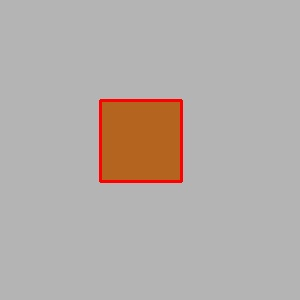
#> input picture data/outputs/synthetic_annotated.jpg, 300 x 300 px
$ python main.py ../data/outputs/synthetic_annotated.jpg
#> lines starting #> are read from the running program, lines starting #| are printed output that depends on the picture; after the words box and inside, x2 and y2 are one past the last pixel; in counts of white or black regions, pixels touching at a corner belong together
### app/validation.py
"""Input Validation Safety Layer for CementSight AI.

Validates industrial equipment images at the application boundary prior to invoking
the OpenCV vision inspection pipeline (vision/inspection.py).

Minimum Dimensions Rationale:
- Real industrial equipment images are 1920x1080.
- Unit and robustness test images are typically 200x200 to 300x300 pixels.
- Empirical testing showed that tiny images (e.g., 32x32) lack sufficient spatial resolution
  and lead to unstable high-corrosion false positives (e.g., 34.86% spurious CRITICAL).
- Therefore, a defensible minimum size threshold of 128x128 pixels is enforced to ensure
  reliable feature extraction and ROI mask segmentation without rejecting valid test inputs.
- Note: This threshold ensures input sanity but does not guarantee inspection accuracy.
"""

import os
import cv2
import numpy as np
from typing import Tuple, Union, Optional

# Minimum dimensions required for reliable industrial equipment inspection
MIN_WIDTH: int = 128
MIN_HEIGHT: int = 128


def validate_image_input(image_path_or_array: Union[str, np.ndarray, None]) -> Tuple[bool, Optional[np.ndarray], str]:
    """Validates an image path or numpy array before inspection.

    Checks:
    1. Input is not None / empty.
    2. If string path, file exists and can be read by cv2.imread.
    3. If numpy array, it is valid and non-empty.
    4. Image dimensions meet or exceed MIN_WIDTH x MIN_HEIGHT (128x128).

    Returns:
        (is_valid, decoded_image_array, error_message)
    """
    if image_path_or_array is None:
        return False, None, "Image input is None or missing."

    img = None
    if isinstance(image_path_or_array, str):
        if not os.path.exists(image_path_or_array):
            return False, None, f"Image path '{image_path_or_array}' does not exist."
        try:
            img = cv2.imread(image_path_or_array)
        except Exception as e:
            return False, None, f"Failed to read image file '{image_path_or_array}': {str(e)}"
        if img is None:
            return False, None, f"Failed to decode image from path '{image_path_or_array}'. File may be corrupt or not a valid image format."
    elif isinstance(image_path_or_array, np.ndarray):
        if image_path_or_array.size == 0:
            return False, None, "Image numpy array is empty."
        img = image_path_or_array.copy()
    else:
        return False, None, f"Invalid image input type: {type(image_path_or_array)}. Expected file path string or numpy array."

    # Check dimensions
    if img.ndim < 2 or img.shape[0] == 0 or img.shape[1] == 0:
        return False, None, "Image has invalid shape or zero dimensions."

    height, width = img.shape[:2]
    if width < MIN_WIDTH or height < MIN_HEIGHT:
        return False, None, (
            f"Image dimensions ({width}x{height}) are below the minimum required "
            f"inspection threshold ({MIN_WIDTH}x{MIN_HEIGHT} pixels). Unsuitable for reliable inspection."
        )

    return True, img, ""

### vision/inspection.py
import cv2
import numpy as np


def compute_foreground_roi_mask(img, output_roi_path=None):
    """Computes a classical OpenCV foreground ROI mask based on structural edges,

    gradients, and morphological grouping of equipment/pipe boundaries.
    Includes safeguards against full-frame, tiny contours, and low-extent hollow blobs.
    """
    height, width = img.shape[:2]
    total_pixels = height * width

    gray = cv2.cvtColor(img, cv2.COLOR_BGR2GRAY)
    blurred = cv2.GaussianBlur(gray, (5, 5), 0)

    # Canny edge detection for structural equipment/pipe edges
    edges = cv2.Canny(blurred, 50, 150)

    # Morphological operations to group structural edges into solid foreground equipment regions
    close_kernel = cv2.getStructuringElement(cv2.MORPH_RECT, (9, 9))
    dilate_kernel = cv2.getStructuringElement(cv2.MORPH_RECT, (5, 5))

    closed = cv2.morphologyEx(edges, cv2.MORPH_CLOSE, close_kernel)
    dilated = cv2.dilate(closed, dilate_kernel, iterations=1)

    # Find external contours of structural equipment regions
    contours, _ = cv2.findContours(dilated, cv2.RETR_EXTERNAL, cv2.CHAIN_APPROX_SIMPLE)

    roi_mask = np.zeros((height, width), dtype=np.uint8)
    min_roi_area = int(total_pixels * 0.001)  # Reject tiny components (<0.1% of image)

    roi_components_total = 0
    roi_rejection_audit = []

    for cnt in contours:
        area = cv2.contourArea(cnt)
        if area < min_roi_area:
            continue

        x, y, w, h = cv2.boundingRect(cnt)
        roi_components_total += 1

        # Safeguard: Reject contours that span essentially the entire frame (giant frame rejection)
        is_frame_spanning = (
            (w >= 0.85 * width and h >= 0.85 * height) or
            (area > 0.70 * total_pixels)
        )
        if is_frame_spanning:
            continue

        # Extent / fill-ratio filter: extent = contour_area / bounding_box_area
        bb_area = float(w * h)
        extent = float(area) / bb_area if bb_area > 0 else 0.0

        if extent < 0.15:
            roi_rejection_audit.append({
                "box": (int(x), int(y), int(w), int(h)),
                "extent": round(extent, 3),
                "area": area
            })
            continue

        # Draw valid equipment ROI component onto mask
        cv2.drawContours(roi_mask, [cnt], -1, 255, -1)

    # Fallback for synthetic plain images where edge density might be low
    if np.sum(roi_mask > 0) == 0:
        roi_mask.fill(255)

    if output_roi_path is not None:
        cv2.imwrite(output_roi_path, roi_mask)

    return roi_mask, roi_components_total, roi_rejection_audit


def inspect_corrosion(image_path_or_array, output_annotated_path=None, output_roi_path=None, use_roi=True):
    """Inspects an industrial image for corrosion (rust/staining) using classical OpenCV,

    with optional classical foreground pipe/equipment ROI segmentation and extent filtering.

    Thresholds for recommendation:
    - PASS: corrosion_percentage < 2.0%
    - WARNING: 2.0% <= corrosion_percentage < 10.0%
    - CRITICAL: corrosion_percentage >= 10.0%

    Returns:
        dict containing image dimensions, pixel count, percentage, region count,
        bounding boxes, and recommendation, along with diagnostic mask metrics and ROI audit.
    """
    if isinstance(image_path_or_array, str):
        img = cv2.imread(image_path_or_array)
        if img is None:
            raise FileNotFoundError(f"Could not load image from {image_path_or_array}")
    else:
        img = image_path_or_array.copy()

    height, width = img.shape[:2]
    total_pixels = height * width

    # Step 1: Compute foreground ROI mask if enabled
    roi_components_total = 0
    roi_rejection_audit = []
    if use_roi:
        roi_mask, roi_components_total, roi_rejection_audit = compute_foreground_roi_mask(img, output_roi_path=output_roi_path)
    else:
        roi_mask = np.full((height, width), 255, dtype=np.uint8)

    foreground_roi_pixels = int(np.sum(roi_mask > 0))
    foreground_roi_coverage_percentage = (foreground_roi_pixels / total_pixels) * 100.0

    # Step 2: Apply gentle Gaussian blur to reduce high-frequency texture noise
    blurred = cv2.GaussianBlur(img, (5, 5), 0)

    # Convert to HSV color space for robust color segmentation of rust/orange-brown tones
    hsv = cv2.cvtColor(blurred, cv2.COLOR_BGR2HSV)

    # Define refined color range for rust / corrosion in HSV
    lower_rust = np.array([5, 50, 50], dtype=np.uint8)
    upper_rust = np.array([25, 255, 255], dtype=np.uint8)

    raw_hsv_mask = cv2.inRange(hsv, lower_rust, upper_rust)
    raw_hsv_mask_pixels = int(np.sum(raw_hsv_mask > 0))
    raw_hsv_mask_percentage = (raw_hsv_mask_pixels / total_pixels) * 100.0

    # Step 3: Restrict corrosion detection using foreground ROI mask
    restricted_hsv_mask = cv2.bitwise_and(raw_hsv_mask, roi_mask)
    restricted_mask_pixels = int(np.sum(restricted_hsv_mask > 0))
    restricted_mask_percentage = (restricted_mask_pixels / total_pixels) * 100.0

    # Step 4: Morphological operations on restricted mask to clean noise and bridge fragmented corrosion spots
    open_kernel = cv2.getStructuringElement(cv2.MORPH_RECT, (5, 5))
    close_kernel = cv2.getStructuringElement(cv2.MORPH_RECT, (7, 7))

    mask = cv2.morphologyEx(restricted_hsv_mask, cv2.MORPH_OPEN, open_kernel)
    mask = cv2.morphologyEx(mask, cv2.MORPH_CLOSE, close_kernel)
    post_morph_pixels = int(np.sum(mask > 0))
    post_morph_mask_percentage = (post_morph_pixels / total_pixels) * 100.0

    # Step 5: Contour analysis to find distinct corrosion regions and filter tiny false-positive noise
    contours, _ = cv2.findContours(mask, cv2.RETR_EXTERNAL, cv2.CHAIN_APPROX_SIMPLE)

    # Dynamic minimum contour area based on image dimensions to suppress tiny background artifacts
    min_contour_area = max(100, int(total_pixels * 0.0002))

    valid_contours = []
    filtered_mask = np.zeros_like(mask)
    rejection_audit = []

    for cnt in contours:
        area = cv2.contourArea(cnt)
        if area < min_contour_area:
            rejection_audit.append({"reason": "Below min_contour_area", "area": area})
            continue

        x, y, w, h = cv2.boundingRect(cnt)

        # REJECTION RULE: Reject giant frame-spanning or near-frame-spanning background contours.
        is_frame_spanning = (
            (w >= 0.85 * width and h >= 0.85 * height) or
            (area > 0.70 * total_pixels)
        )
        if is_frame_spanning:
            rejection_audit.append({"reason": "Frame-spanning giant contour", "area": area, "box": (x, y, w, h)})
            continue

        valid_contours.append(cnt)
        cv2.drawContours(filtered_mask, [cnt], -1, 255, -1)

    # Recalculate corrosion pixels and percentage based on valid filtered regions
    corrosion_pixels = int(np.sum(filtered_mask > 0))
    corrosion_percentage = (
        (corrosion_pixels / total_pixels) * 100.0 if total_pixels > 0 else 0.0
    )

    bounding_boxes = []
    annotated_img = img.copy()

    for cnt in valid_contours:
        x, y, w, h = cv2.boundingRect(cnt)
        bounding_boxes.append((int(x), int(y), int(w), int(h)))
        cv2.rectangle(annotated_img, (x, y), (x + w, y + h), (0, 0, 255), 2)

    region_count = len(bounding_boxes)

    # Determine recommendation based on documented thresholds
    if corrosion_percentage < 2.0:
        recommendation = "PASS"
    elif corrosion_percentage < 10.0:
        recommendation = "WARNING"
    else:
        recommendation = "CRITICAL"

    if output_annotated_path is not None:
        cv2.imwrite(output_annotated_path, annotated_img)

    return {
        "dimensions": {"width": width, "height": height},
        "total_pixels": total_pixels,
        "raw_hsv_mask_percentage": round(raw_hsv_mask_percentage, 2),
        "foreground_roi_coverage_percentage": round(foreground_roi_coverage_percentage, 2),
        "restricted_mask_percentage": round(restricted_mask_percentage, 2),
        "post_morph_mask_percentage": round(post_morph_mask_percentage, 2),
        "corrosion_pixel_count": corrosion_pixels,
        "corrosion_percentage": round(corrosion_percentage, 2),
        "region_count": region_count,
        "bounding_boxes": bounding_boxes,
        "recommendation": recommendation,
        "roi_components_total": roi_components_total,
        "roi_rejection_audit": roi_rejection_audit,
        "rejection_audit": rejection_audit,
    }

### agent/decision.py
"""Deterministic Agentic Decision Layer for CementSight AI.

Consumes structured inspection results from the vision pipeline (vision/inspection.py)
and applies deterministic rules to determine operational decisions (CRITICAL, WARNING, PASS),
proposed actions, approval requirements, and detailed reasoning without LLMs, randomness,
or external network calls.
"""

from dataclasses import dataclass, field, asdict
from typing import Dict, Any, Optional, Union
import cv2
import numpy as np

from vision.inspection import inspect_corrosion

# Clear constants for decision thresholds matching vision/inspection.py
CRITICAL_THRESHOLD: float = 10.0
WARNING_THRESHOLD: float = 2.0


@dataclass
class InspectionDecision:
    """Structured decision output produced by the CementSight agent layer."""
    decision: str  # "CRITICAL" | "WARNING" | "PASS"
    action: str
    approval_required: bool
    reason: str
    inspection_summary: Dict[str, Any] = field(default_factory=dict)

    def to_dict(self) -> Dict[str, Any]:
        """Convert decision dataclass to dictionary format."""
        return asdict(self)


def evaluate_inspection(report: Optional[Dict[str, Any]]) -> InspectionDecision:
    """Evaluates a vision inspection report deterministically and produces an agent decision.

    Consumes inspection output containing corrosion_percentage, region_count, recommendation, etc.
    Safely handles malformed or missing data by falling back to safe defaults.
    """
    if not isinstance(report, dict):
        return InspectionDecision(
            decision="WARNING",
            action="Proposed scheduling a routine maintenance inspection due to malformed or missing inspection data.",
            approval_required=False,
            reason="Inspection report was missing or malformed; defaulting to conservative warning state.",
            inspection_summary={"raw_report": report}
        )

    # Extract metrics defensively with fallback defaults
    corrosion_percentage = float(report.get("corrosion_percentage", 0.0))
    region_count = int(report.get("region_count", 0))
    recommendation = str(report.get("recommendation", "")).upper()

    # Determine decision state based on rules and thresholds
    if recommendation == "CRITICAL" or corrosion_percentage >= CRITICAL_THRESHOLD:
        decision = "CRITICAL"
        action = "Proposed immediate emergency maintenance work-order request. Awaiting supervisor approval."
        approval_required = True
        reason = (
            f"Critical condition detected: corrosion percentage ({corrosion_percentage}%) "
            f"meets or exceeds critical threshold ({CRITICAL_THRESHOLD}%) with {region_count} region(s) identified."
        )
    elif recommendation == "WARNING" or corrosion_percentage >= WARNING_THRESHOLD:
        decision = "WARNING"
        action = "Proposed scheduling a routine maintenance inspection and ongoing monitoring."
        approval_required = False
        reason = (
            f"Warning-level condition detected: corrosion percentage ({corrosion_percentage}%) "
            f"is within the warning range ({WARNING_THRESHOLD}% to {CRITICAL_THRESHOLD}%) with {region_count} region(s) identified."
        )
    else:
        decision = "PASS"
        action = "Recorded normal equipment status. No maintenance escalation required."
        approval_required = False
        reason = (
            f"Normal condition: corrosion percentage ({corrosion_percentage}%) "
            f"is below the warning threshold ({WARNING_THRESHOLD}%) with {region_count} region(s) identified."
        )

    # Build concise inspection summary subset
    inspection_summary = {
        "corrosion_percentage": corrosion_percentage,
        "region_count": region_count,
        "recommendation": recommendation if recommendation else ("CRITICAL" if corrosion_percentage >= CRITICAL_THRESHOLD else ("WARNING" if corrosion_percentage >= WARNING_THRESHOLD else "PASS")),
        "dimensions": report.get("dimensions", {"width": 0, "height": 0}),
        "bounding_boxes": report.get("bounding_boxes", [])
    }

    return InspectionDecision(
        decision=decision,
        action=action,
        approval_required=approval_required,
        reason=reason,
        inspection_summary=inspection_summary
    )


# [14 lines left out: function inspect_and_decide, not called in this run]

### app/main.py
import argparse
import os
import sys
import cv2
import numpy as np
from vision.inspection import inspect_corrosion
from agent.decision import evaluate_inspection
from app.validation import validate_image_input


def main():
    parser = argparse.ArgumentParser(description="CementSight AI - Corrosion Inspection MVP with ROI Extent Filtering & Agentic Decision Layer")
    parser.add_argument("image", nargs="?", default=None, help="Path to input industrial equipment image (optional)")
    parser.add_argument("--output-dir", type=str, default="data/outputs", help="Directory to save annotated output images")
    parser.add_argument("--no-roi", action="store_true", help="Disable foreground ROI segmentation (compare against baseline)")
    args = parser.parse_args()

    # Ensure output directory exists
    os.makedirs(args.output_dir, exist_ok=True)

    if args.image:
        image_path = args.image

        print(f"Inspecting image: {image_path} (ROI Segmentation: {not args.no_roi})")

        # 1. Validate image input at application boundary
        is_valid, decoded_img, err_msg = validate_image_input(image_path)
#> in validate_image_input, img is the input picture: shape (300, 300, 3); mean B, G, R 168, 172.6, 180.8
#> is_valid = True; err_msg = ''
        if not is_valid:
            print(f"Error: Image validation failed: {err_msg}", file=sys.stderr)
            sys.exit(1)

        base_name = os.path.basename(image_path)
        output_path = os.path.join(args.output_dir, f"annotated_{base_name}")
        roi_output_path = os.path.join(args.output_dir, "foreground_roi.jpg")

        try:
            report = inspect_corrosion(
                decoded_img,
                output_annotated_path=output_path,
                output_roi_path=roi_output_path,
                use_roi=not args.no_roi
            )
#> in compute_foreground_roi_mask, `gray = cv2.cvtColor(img, cv2.COLOR_BGR2GRAY)`:
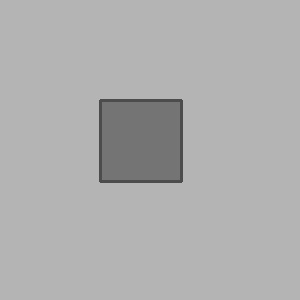
#> gray: shape (300, 300); min 72, max 186, mean 174.6
#> in compute_foreground_roi_mask, `edges = cv2.Canny(blurred, 50, 150)`:
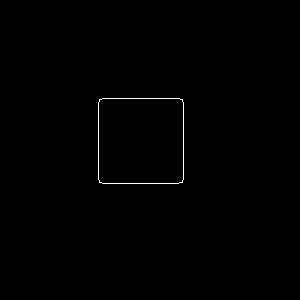
#> edges: shape (300, 300); 0.37% white in thin lines or dots, all inside (x1, y1, x2, y2) = (98, 98, 184, 184)
#> in compute_foreground_roi_mask, `dilated = cv2.dilate(closed, dilate_kernel, iterations=1)`:
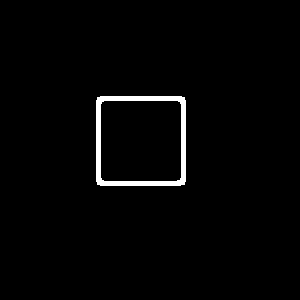
#> dilated: shape (300, 300); 1.9% white; 1 white region
#> in compute_foreground_roi_mask, `contours, _ = cv2.findContours(dilated, cv2.RETR_EXTERNAL, cv2.CHAIN_A..`: contours = 1 contour; box (x1, y1, x2, y2) and area: (96, 96, 186, 186) 7896
#> the loop in compute_foreground_roi_mask, `for cnt in contours:` made 1 pass
#> (area, x, y, w, h, roi_components_total, is_frame_spanning, bb_area) on pass 1: (7896, 96, 96, 90, 90, 1, False, 8100)
#> after the loop in compute_foreground_roi_mask, `for cnt in contours:`:
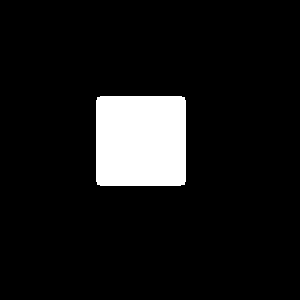
#> roi_mask: shape (300, 300); 9% white; 1 white region, box (x1, y1, x2, y2) and area: (96, 96, 186, 186) 8071
#> after the loop in compute_foreground_roi_mask, `for cnt in contours:`: roi_components_total = 1; roi_rejection_audit = []
#> in inspect_corrosion, `roi_mask, roi_components_total, roi_rejection_audit = compute_foregrou..`: roi_components_total = 1; roi_rejection_audit = []
#> (the rest of the program and of its run is left out)
